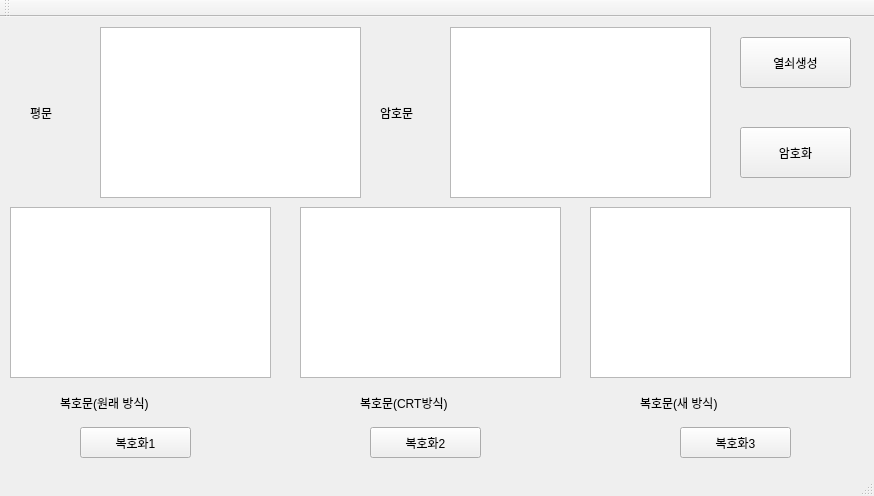
<?xml version="1.0" encoding="UTF-8"?>
<ui version="4.0">
 <class>MainWindow</class>
 <widget class="QMainWindow" name="MainWindow">
  <property name="geometry">
   <rect>
    <x>0</x>
    <y>0</y>
    <width>874</width>
    <height>496</height>
   </rect>
  </property>
  <property name="windowTitle">
   <string>MainWindow</string>
  </property>
  <widget class="QWidget" name="centralWidget">
   <widget class="QPushButton" name="key_pushButton">
    <property name="geometry">
     <rect>
      <x>740</x>
      <y>20</y>
      <width>111</width>
      <height>51</height>
     </rect>
    </property>
    <property name="text">
     <string>열쇠생성</string>
    </property>
   </widget>
   <widget class="QTextEdit" name="origin_textEdit">
    <property name="geometry">
     <rect>
      <x>10</x>
      <y>190</y>
      <width>261</width>
      <height>171</height>
     </rect>
    </property>
   </widget>
   <widget class="QTextEdit" name="crt_textEdit">
    <property name="geometry">
     <rect>
      <x>300</x>
      <y>190</y>
      <width>261</width>
      <height>171</height>
     </rect>
    </property>
   </widget>
   <widget class="QTextEdit" name="new_textEdit">
    <property name="geometry">
     <rect>
      <x>590</x>
      <y>190</y>
      <width>261</width>
      <height>171</height>
     </rect>
    </property>
   </widget>
   <widget class="QLabel" name="label">
    <property name="geometry">
     <rect>
      <x>60</x>
      <y>370</y>
      <width>191</width>
      <height>31</height>
     </rect>
    </property>
    <property name="text">
     <string>복호문(원래 방식)</string>
    </property>
   </widget>
   <widget class="QLabel" name="label_2">
    <property name="geometry">
     <rect>
      <x>360</x>
      <y>370</y>
      <width>181</width>
      <height>31</height>
     </rect>
    </property>
    <property name="text">
     <string>복호문(CRT방식)</string>
    </property>
   </widget>
   <widget class="QTextEdit" name="p_textEdit">
    <property name="geometry">
     <rect>
      <x>100</x>
      <y>10</y>
      <width>261</width>
      <height>171</height>
     </rect>
    </property>
   </widget>
   <widget class="QLabel" name="label_3">
    <property name="geometry">
     <rect>
      <x>380</x>
      <y>70</y>
      <width>71</width>
      <height>51</height>
     </rect>
    </property>
    <property name="text">
     <string>암호문</string>
    </property>
   </widget>
   <widget class="QTextEdit" name="c_textEdit">
    <property name="geometry">
     <rect>
      <x>450</x>
      <y>10</y>
      <width>261</width>
      <height>171</height>
     </rect>
    </property>
   </widget>
   <widget class="QLabel" name="label_4">
    <property name="geometry">
     <rect>
      <x>30</x>
      <y>70</y>
      <width>71</width>
      <height>51</height>
     </rect>
    </property>
    <property name="text">
     <string>평문</string>
    </property>
   </widget>
   <widget class="QPushButton" name="enc_pushButton">
    <property name="geometry">
     <rect>
      <x>740</x>
      <y>110</y>
      <width>111</width>
      <height>51</height>
     </rect>
    </property>
    <property name="text">
     <string>암호화</string>
    </property>
   </widget>
   <widget class="QLabel" name="label_5">
    <property name="geometry">
     <rect>
      <x>640</x>
      <y>370</y>
      <width>181</width>
      <height>31</height>
     </rect>
    </property>
    <property name="text">
     <string>복호문(새 방식)</string>
    </property>
   </widget>
   <widget class="QPushButton" name="dec1_pushButton">
    <property name="geometry">
     <rect>
      <x>80</x>
      <y>410</y>
      <width>111</width>
      <height>31</height>
     </rect>
    </property>
    <property name="text">
     <string>복호화1</string>
    </property>
   </widget>
   <widget class="QPushButton" name="dec2_pushButton">
    <property name="geometry">
     <rect>
      <x>370</x>
      <y>410</y>
      <width>111</width>
      <height>31</height>
     </rect>
    </property>
    <property name="text">
     <string>복호화2</string>
    </property>
   </widget>
   <widget class="QPushButton" name="dec3_pushButton">
    <property name="geometry">
     <rect>
      <x>680</x>
      <y>410</y>
      <width>111</width>
      <height>31</height>
     </rect>
    </property>
    <property name="text">
     <string>복호화3</string>
    </property>
   </widget>
  </widget>
  <widget class="QMenuBar" name="menuBar">
   <property name="geometry">
    <rect>
     <x>0</x>
     <y>0</y>
     <width>874</width>
     <height>20</height>
    </rect>
   </property>
  </widget>
  <widget class="QToolBar" name="mainToolBar">
   <attribute name="toolBarArea">
    <enum>TopToolBarArea</enum>
   </attribute>
   <attribute name="toolBarBreak">
    <bool>false</bool>
   </attribute>
  </widget>
  <widget class="QStatusBar" name="statusBar"/>
 </widget>
 <layoutdefault spacing="6" margin="11"/>
 <resources/>
 <connections/>
</ui>
